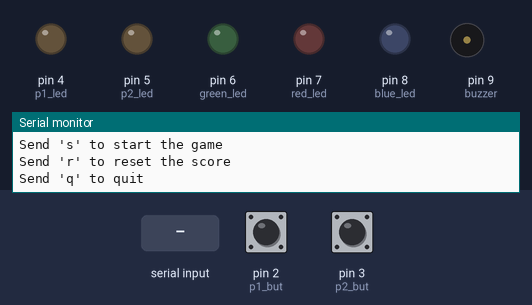
Recording of a sketch running on a simulated Arduino Uno, built with avr-gcc and run on an emulated ATmega328P. Parts: output pins drawn as LEDs (lit = HIGH), buzzer (waves = sounding), the last lines printed to the serial monitor. Inputs (shaded band) come from the test bench; at power-on: pin 2 (p1_but) LOW, pin 3 (p2_but) LOW. Random numbers use the default seed unless the sketch sets one.

Above: at 1.5 s.
1.6 s: "s" received over Serial
At 2.0 s:
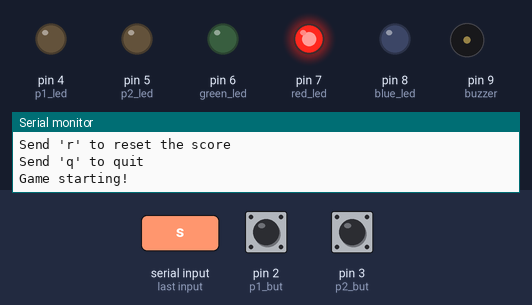
3.1 s: pin 2 (p1_but) pulled HIGH for 0.15 s
At 3.36 s:
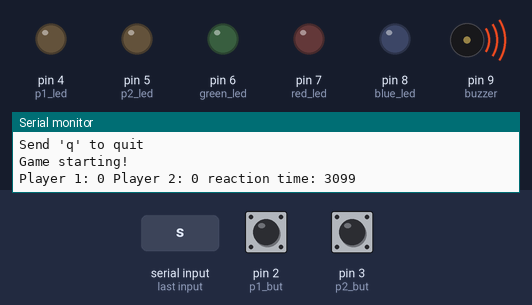
6.1 s: pin 3 (p2_but) pulled HIGH for 0.15 s
At 7.1 s:
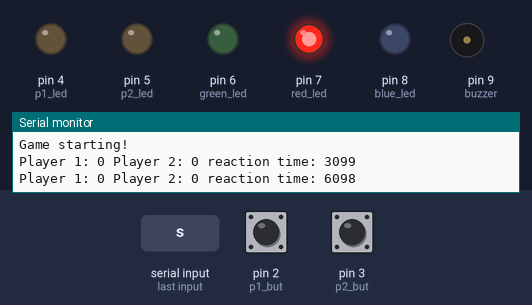
9.2 s: pin 2 (p1_but) pulled HIGH for 0.15 s
At 10.7 s:
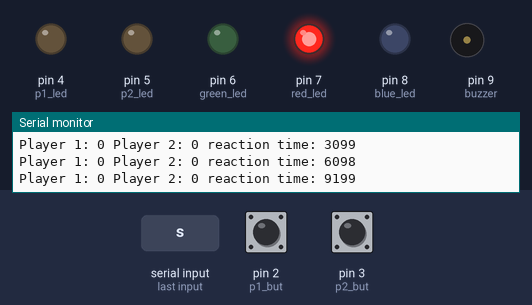
12.3 s: pin 3 (p2_but) pulled HIGH for 0.15 s
At 14.2 s:
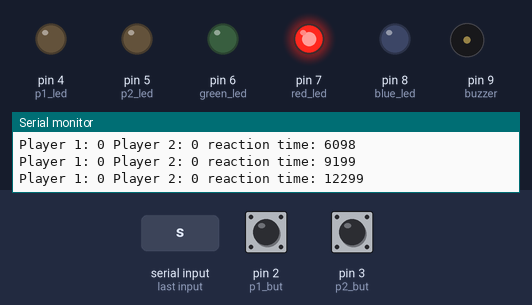
15.4 s: pin 3 (p2_but) pulled HIGH for 1 s
At 22.6 s:
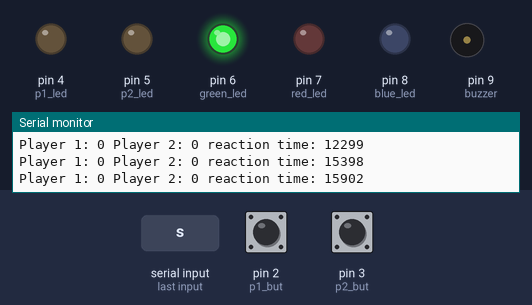
Timing chart, 0 to 23.8 s (numbered marks = the images above; inputs shaded):
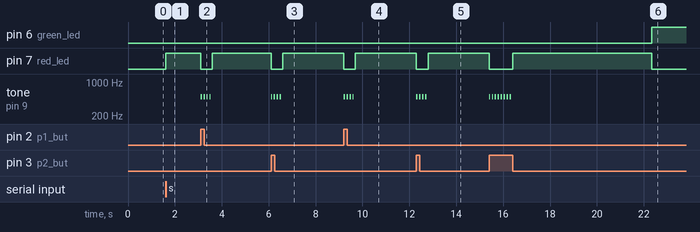

Measured:
- after the input at 1.6 s, pin 7 (red_led): LOW → HIGH at once
- after the input at 3.1 s, tone on pin 9 (buzzer): alternates 500 Hz for 0.06 s and silent for 0.07 s, 8 changes in all, then stays silent, starting at once
- after the input at 6.1 s, tone on pin 9 (buzzer): alternates 500 Hz for 0.06 s and silent for 0.07 s, 8 changes in all, then stays silent, starting at once
- after the input at 9.2 s, tone on pin 9 (buzzer): alternates 500 Hz for 0.06 s and silent for 0.07 s, 8 changes in all, then stays silent, starting at once
- after the input at 12.3 s, tone on pin 9 (buzzer): alternates 500 Hz for 0.06 s and silent for 0.07 s, 8 changes in all, then stays silent, starting at once
- after the input at 15.4 s, tone on pin 9 (buzzer): alternates 500 Hz for 0.06 s and silent for 0.07 s, 16 changes in all, then stays silent, starting at once

The sketch:

Spillv2.ino
```cpp
// Define all IO
const int p1_but = 2,
          p2_but = 3,
          p1_led = 4,
          p2_led = 5,

          green_led = 6,
          red_led = 7,
          blue_led = 8,
          buzzer = 9;

// Everything needed for timer
unsigned long game_time = 0;
unsigned long previous_millis = 0;
unsigned long current_millis = 0;

// Everything menu and score system
int p1_score = 0;
int p2_score = 0;
int incomingByte = 0;
int selector = 0;
unsigned long light_changed = 0;
unsigned long reaction = 0;

void setup() {
  randomSeed(analogRead(A0));
  Serial.begin(9600);

  pinMode(p1_but, INPUT);
  pinMode(p2_but, INPUT);
  pinMode(p1_led, OUTPUT);
  pinMode(p2_led, OUTPUT);
  pinMode(green_led, OUTPUT);
  pinMode(red_led, OUTPUT);
  pinMode(blue_led, OUTPUT);
  pinMode(buzzer, OUTPUT);
  menu_message();
}
// s = 115
// q = 113
// r = 114
void loop() {
  if (Serial.available() > 0){
    incomingByte = Serial.read();

    switch (incomingByte) {
      case 115:
        Serial.println("Game starting!");
        game();
        Serial.flush();
        break;
      case 113:
        Serial.flush();
        Serial.println("Good bye!");
        exit(0);
        break;
      case 114:
        p1_score = 0;
        p2_score = 0;
        Serial.println("Scores reset");
        Serial.flush();
        break;
    }
  }
}

void game(){
  // Set random time length between 3 and 6 sec
  game_time = random(3000, 6000);
  selector = random(1, 11);
  digitalWrite(red_led, HIGH);

  // Reset timer
  current_millis = millis();
  previous_millis = current_millis;

  // Game loop
  while (digitalRead(p1_but) == LOW && digitalRead(p2_but) == LOW){
    current_millis = millis();

    // Check if game time has passed
    if (current_millis - previous_millis >= game_time){
      if (light_changed == 0) light_changed = millis();
      if (selector < 8){
        digitalWrite(red_led, LOW);
        digitalWrite(green_led, HIGH);
      } else {
        digitalWrite(red_led, LOW);
        digitalWrite(blue_led, HIGH);
        if (current_millis > (previous_millis + game_time + 2000)){
           digitalWrite(blue_led, LOW);
           break;
        }
      }
    }
  }
  reaction = millis() - light_changed;

  // Check if button was pressed while red led still on
  if (digitalRead(red_led) == HIGH){
    digitalWrite(red_led, LOW);

    // Check who pressed the button
    if (digitalRead(p1_but) == HIGH){
      change_score(1, -1000);
      print_score();
      beep(500);
    } else if (digitalRead(p2_but) == HIGH){
      change_score(2, -1000);
      print_score();
      beep(500);
    }

  // Check if button was pressed while green led on
  } else if (digitalRead(green_led) == HIGH){
    digitalWrite(green_led, LOW);

    // Check who pressed the button
    if (digitalRead(p1_but) == HIGH){
      change_score(1, (1000-reaction));
      print_score();
      digitalWrite(p1_led, HIGH);
      beep(1000);
    } else if (digitalRead(p2_but) == HIGH){
      change_score(2, (1000-reaction));
      print_score();
      digitalWrite(p2_led, HIGH);
      beep(1000);
    }

  // Check if button was pressed while blue led on
  } else if (digitalRead(blue_led) == HIGH){
    digitalWrite(blue_led, LOW);

    if (digitalRead(p1_but) == HIGH){
      change_score(1, -2000);
      print_score();
      beep(300);
    } else if (digitalRead(p2_but) == HIGH){
      change_score(2, -2000);
      print_score();
      beep(300);
    }
  }

  light_changed = 0;
  digitalWrite(p1_led, LOW);
  digitalWrite(p2_led, LOW);
  if (p1_score < 3000 && p2_score < 3000){
    game();
  } else {
    if (p1_score >= 3000){
      Serial.println("P1 WON!!");
      win(1);
      menu_message();
    } else {
      Serial.println("P2 WON!!");
      win(2);
      menu_message();
    }
  }
  Serial.flush();
}
// Send menu message to serial
void menu_message(){
  Serial.println("Welcome to this amazing game where you can challange other people to see who has quickest reactions!");
  Serial.println();
  Serial.println("First to press the button after the light turns green gets 1000 points minus reaction time");
  Serial.println("If you press too soon you loose 1000 points");
  Serial.println("Make sure you DONT press if light turns blue, then you loose 2000 points");
  Serial.println("First to 3000 wins!");
  Serial.println();
  Serial.println("Send 's' to start the game");
  Serial.println("Send 'r' to reset the score");
  Serial.println("Send 'q' to quit");
}

// Change the points for a player (witch player, amount)
void change_score(int player, int amount){
  if (player == 1){
    p1_score += amount;
    if (p1_score < 0) p1_score = 0;
  } else if (player == 2){
    p2_score += amount;
    if (p2_score < 0) p2_score = 0;
  }
}

// Sends score to serial
void print_score(){
  Serial.println("Player 1: " + String(p1_score) + " Player 2: " + String(p2_score) + " reaction time: " + String(reaction));
}

// Function for lights and sound if p1 won
void win(int plr){
  if (plr == 1){
    digitalWrite(p1_led, HIGH);
  } else digitalWrite(p2_led, HIGH);
  for (int j = 0; j < 5; j++){
    for (int i = 800; i < 1200; i++){
      tone(buzzer, i);
      if (i%200==0){
        digitalWrite(green_led, !digitalRead(green_led));
        if (plr == 1){
          digitalWrite(p1_led, !digitalRead(p1_led));
        } else digitalWrite(p2_led, !digitalRead(p2_led));
      }
      delay(1);
    }
  }
  noTone(buzzer);
  digitalWrite(p1_led, LOW);
  digitalWrite(p2_led, LOW);
}

// Dunction to run the win tone and lights
void beep(int sound){
  for (int i = 0; i <100; i++){
    if (i%25==0){
      tone(buzzer, sound, 60);
    }
    delay(5);
  }
}
```
